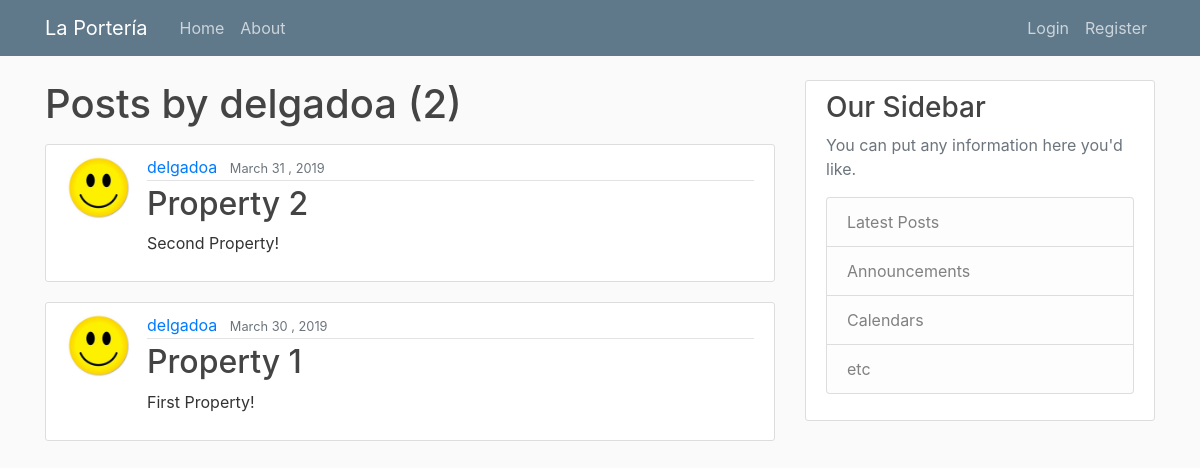
/user/delgadoa, run on the app's committed database.
### blog/models.py (models this page shows, shortened)
class Post(models.Model):
    title = models.CharField(max_length=100)
    content = models.TextField()
    date_posted = models.DateTimeField(default=timezone.now)
    author = models.ForeignKey(User, on_delete=models.CASCADE)

### users/models.py (models this page shows, shortened)
class Profile(models.Model):
    user = models.OneToOneField(User, on_delete=models.CASCADE)
    image = models.ImageField(default="default.jpeg", upload_to="profile_pics")

### blog/views.py (the view)
# urls.py: path('user/<str:username>', UserPostListView.as_view(), name='user-posts'),
class UserPostListView(ListView):
    model = Post
    template_name = 'blog/user_posts.html'
    context_object_name = 'posts'
    paginate_by = 5
    def get_queryset(self):
        user = get_object_or_404(User, username=self.kwargs.get('username'))
        return Post.objects.filter(author=user).order_by('-date_posted')

### blog/templates/blog/user_posts.html (shortened to what this page needs)
{% extends "blog/base.html" %}
{% block content %}
    <h1 class="mb-3">Posts by {{ view.kwargs.username }} ({{ page_obj.paginator.count }})</h1>
    {% for post in posts %}
        <article class="media content-section">
			<img class="rounded-circle article-img" src="{{ post.author.profile.image.url }}">
		  <div class="media-body">
		    <div class="article-metadata">
		      <a class="mr-2" href="{% url 'user-posts' post.author.username %}">{{ post.author }}</a>
		      <small class="text-muted">{{ post.date_posted|date:"F d , Y" }}</small>
		    </div>
		    <h2><a class="article-title" href="{% url 'post-detail' post.id %}">{{ post.title }}</a></h2>
		    <p class="article-content">{{ post.content }}</p>
		  </div>
		</article>
    {% endfor %}
{% endblock content%}

### blog/static/blog/main.css (style rules this page uses)
body { background: #fafafa; color: #333333; margin-top: 5rem; }
h1, h2, h3, h4, h5, h6 { color: #444444; }
.content-section { background: #ffffff; padding: 10px 20px; border: 1px solid #dddddd; border-radius: 3px; margin-bottom: 20px; }
.article-title { color: #444444; }
.article-content { white-space: pre-line; }
.article-img { height: 65px; width: 65px; margin-right: 16px; }
.article-metadata { padding-bottom: 1px; margin-bottom: 4px; border-bottom: 1px solid #e3e3e3 }

### data on the page
Post: author.profile.image (picture), author "delgadoa", date_posted "March 31 , 2019", title "Property 2", content "Second Property!"
Post: author.profile.image (picture), author "delgadoa", date_posted "March 30 , 2019", title "Property 1", content "First Property!"

### other printed values
{{ view.kwargs.username }} "delgadoa"
{{ page_obj.paginator.count }} "2"
